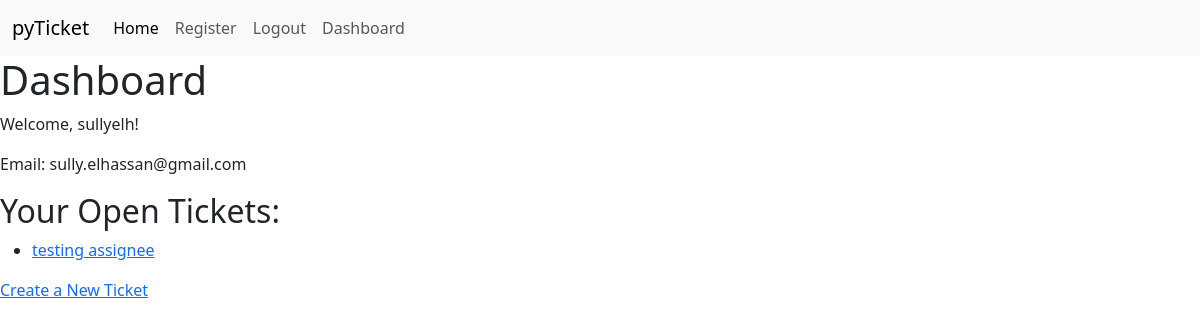
Before: /dashboard/ (signed in) with the older database file.
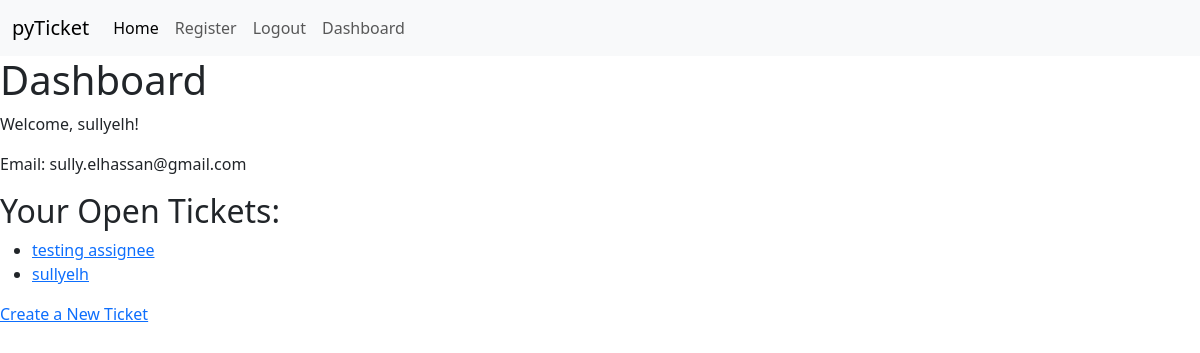
After: the same page with the newer database file.
### pyticket.py (models this page shows, shortened)
class User(db.Model):
    id = db.Column(db.Integer, primary_key=True)
    username = db.Column(db.String(20), unique=False, nullable=False)
    email = db.Column(db.String(), unique=True, nullable=False)
    password = db.Column(db.String(), unique=False, nullable=False)

class Ticket(db.Model):
    id = db.Column(db.Integer, primary_key=True)
    assignee = db.Column(db.String(20), nullable=True)
    creator_id = db.Column(db.Integer, db.ForeignKey('user.id'), nullable=False)
    creator = relationship('User', foreign_keys=[creator_id])
    date = db.Column(db.DateTime, default=datetime.utcnow)
    title = db.Column(db.String(100), nullable=False)
    description = db.Column(db.Text, nullable=False)

### pyticket.py (the view)
@app.route('/dashboard/')
@login_required
def dashboard():
    if current_user.is_authenticated:
        open_tickets = Ticket.query.filter_by(assignee=current_user.id).all()
        return render_template('dashboard.html', username=current_user.username, email=current_user.email, open_tickets=open_tickets)

### pyticket.py (called while the page is built)
@login_manager.user_loader
def load_user(user_id):
    return User.query.get(int(user_id))

### templates/dashboard.html (shortened to what this page needs)
{% extends "base.html" %}
{% block content %}
<h1>Dashboard</h1>
<p>Welcome, {{ username }}!</p>
<p>Email: {{ email }}</p>
<h2>Your Open Tickets:</h2>
        <ul>
            {% for ticket in open_tickets %}
                <li><a href="{{ url_for('ticket_details', ticket_id=ticket.id) }}">{{ ticket.title }}</a></li>
            {% endfor %}
        </ul>
<a href="{{ url_for('create_ticket') }}">Create a New Ticket</a>
{% endblock %}

### templates/base.html (shortened to what this page needs)
<!DOCTYPE html>
<html>
    <head>
        <link rel="stylesheet" href="https://cdn.jsdelivr.net/npm/bootstrap@5.3.2/dist/css/bootstrap.min.css">
    </head>
    <body>
      <nav class="navbar navbar-expand-lg bg-body-tertiary">
        <div class="container-fluid">
            <a class="navbar-brand" href="#">pyTicket</a>
            <div class="collapse navbar-collapse" id="navbarNav">
                <ul class="navbar-nav">
                    <li class="nav-item">
                        <a class="nav-link active" aria-current="page" href="{{ url_for('home') }}">Home</a>
                    </li>
                    <li class="nav-item">
                        <a class="nav-link" href="{{ url_for('register') }}">Register</a>
                    </li>
                    {% if current_user.is_authenticated %}
                        <li class="nav-item">
                            <a class="nav-link" href="{{ url_for('logout') }}">Logout</a>
                        </li>
                    {% else %}
                        <li class="nav-item">
                            <a class="nav-link" href="{{ url_for('login') }}">Login</a>
                        </li>
                    {% endif %}
                    <li class="nav-item">
                        <a class="nav-link" href="{{ url_for('dashboard') }}">Dashboard</a>
                    </li>
                </ul>
            </div>
        </div>
    </nav>
        {% block content %}
        {% endblock %}
    </body>
</html>

Changed rows visible on the page:
added Ticket: title "sullyelh"
